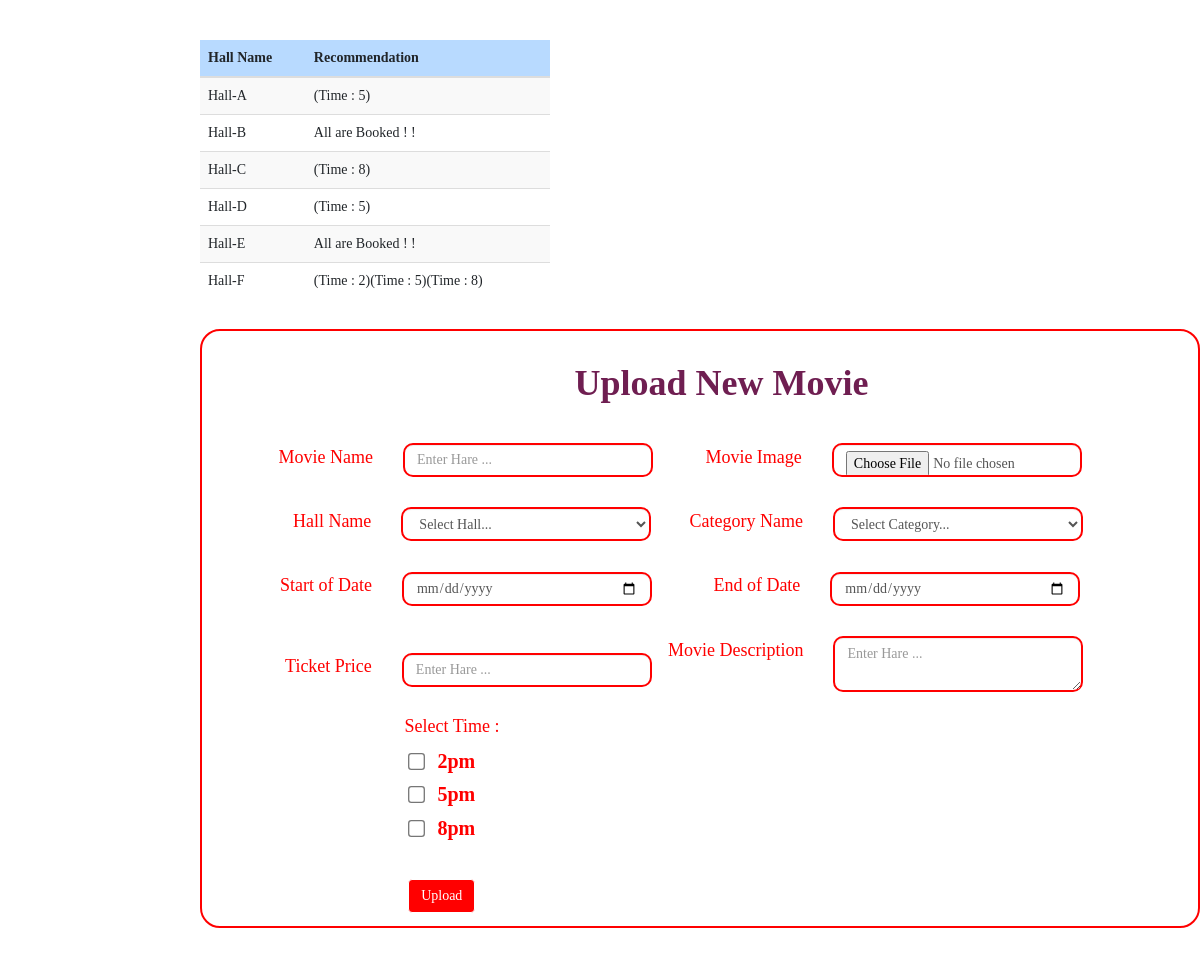
The app's page /admin.php with its own data.
### tables this page shows
CREATE TABLE `theatre` (
  `id` int(20) NOT NULL,
  `name` varchar(100) NOT NULL,
  `seat_count` int(200) NOT NULL,
  `hall_id` varchar(1000) NOT NULL,
  `status` varchar(1000) NOT NULL DEFAULT '0'
);

### admin.php (the view, shortened to what this page needs)
<!DOCTYPE html>
<html>
<head>
    <link rel="stylesheet" href="https://cdnjs.cloudflare.com/ajax/libs/font-awesome/4.7.0/css/font-awesome.min.css">
    <link rel="stylesheet" href="https://maxcdn.bootstrapcdn.com/bootstrap/4.5.2/css/bootstrap.min.css">
	<link rel="stylesheet" href="https://cdnjs.cloudflare.com/ajax/libs/font-awesome/4.7.0/css/font-awesome.min.css">
	<link rel="stylesheet" href="https://use.fontawesome.com/releases/v5.15.4/css/all.css">
	<link rel="stylesheet" href="https://maxcdn.bootstrapcdn.com/bootstrap/3.3.7/css/bootstrap.min.css">
<head>
<body>
<div class="img">
<br><br>
<table class="table table-striped">
<thead>
    <tr  class="table-primary">
      <th scope="col">Hall Name</th>
	  <th scope="col">Recommendation</th>
    </tr>
</thead>
<tbody>
<?php
$connection=mysqli_connect("localhost","root","","theater");
$hall="select name from theatre";
$hall1=mysqli_query($connection,$hall);
while($row=mysqli_fetch_array($hall1))
{
	?>
<tr>
<?php
 $h_name=$row['name'];
$query="select h_name, SUM(time_2) as time_2 , Sum(time_5) as time_5 , Sum(time_8) as time_8 from movie where h_name='$h_name'";
$query1=mysqli_query($connection,$query);
while($row=mysqli_fetch_array($query1))
{
	?>
	<td><?php echo $row['h_name'];?></td>
	<td>
	<?php
	for($i=2;$i<=8;$i=$i+3)
	{
		if($row['time_'.$i]==0)
	    {
		 echo "(Time : ".$i.")";
	    }
	}
	?>
	<?php
	if($row['time_2']>0 && $row['time_5']>0 && $row['time_8']>0 )
       {
		   ?>
			<?php echo "All are Booked ! !";?>
			<?php
	   }
	   ?>
	   </td>
	<?php
}
?>
</tr>
<?php
}
?>
</tbody>
</table>
<div class="card-body">
<form action="" method="POST">
<h1 class="head"><b>Upload New Movie</b></h1><br>
<span class="span1"><div class="form-group row">
<label for="m_name" class="col-md-5 col-form-label text-md-right"><b><h4>Movie Name</h4></b></label>
<div class="col-md-7">
<input type="text"    placeholder="Enter Hare ..." class="form-control" name="m_name"   required>
</div>
</div></span>
<span class="span2"><div class="form-group row">
<label for="m_img" class="col-md-5 col-form-label text-md-right"><b><h4>Movie Image</h4></b></label>
<div class="col-md-7">
<input type="file"    placeholder="Enter Hare ..." class="form-control" name="m_img"    required>
</div>
</div></span>
<span class="span3"><div class="form-group row">
<label for="h_name" class="col-md-5 col-form-label text-md-right"><b><h4>Hall Name</h4></b></label>
<div class="col-md-7">
<select  class="form-control" name="h_name"   >
<option  value="">Select Hall...</option>
</select>
</div>
</div></span>
<span class="span4"><div class="form-group row">
<label for="h_name" class="col-md-5 col-form-label text-md-right"><b><h4>Category Name</h4></b></label>
<div class="col-md-7">
<select  class="form-control" name="c_name"    required>
<option  value="">Select Category...</option>
</select>
</div>
</div></span>
<span class="span5"><div class="form-group row">
<label for="start" class="col-md-5 col-form-label text-md-right"><b><h4>Start of Date</h4></b></label>
<div class="col-md-7">
<input type="date"    placeholder="Enter Hare ..." class="form-control" name="start"    required>
</div>
</div></span>
<span class="span6"><div class="form-group row">
<label for="end" class="col-md-5 col-form-label text-md-right"><b><h4>End of Date</h4></b></label>
<div class="col-md-7">
<input type="date"    placeholder="Enter Hare ..." class="form-control" name="end"    required>
</div>
</div></span>
<span class="span7"><div class="form-group row">
<label for="price" class="col-md-5 col-form-label text-md-right"><b><h4>Ticket Price</h4></b></label>
<div class="col-md-7">
<input type="text"    placeholder="Enter Hare ..." class="form-control" name="price"    required>
</div>
</div></span>
<span class="span8"><div class="form-group row">
<label for="description" class="col-md-5 col-form-label text-md-right"><b><h4>Movie Description</h4></b></label>
<div class="col-md-7">
<textarea   placeholder="Enter Hare ..." class="form-control" name="description"    required></textarea>
</div>
</div></span><br>
<h4 class="time">Select Time : </h4>
<div class="check">
  <input class="check1" type="checkbox"  name="2pm" value="1">
  <label for="2pm">&nbsp 2pm</label><br>
  <input class="check1" type="checkbox"  name="5pm" value="1">
  <label for="5pm">&nbsp 5pm</label><br>
  <input class="check1" type="checkbox"  name="8pm" value="1">
  <label for="8pm">&nbsp 8pm</label><br><br>
</div>
<div class="form-group row mb-0">
 <div class="col-md-6 offset-md-4">
<button type="submit" name="submit" class="btn btn-primary" >
Upload
</button>
</div>
</div>
</form>
</div>
</div>
</body>
</html>

### admin.php (style rules this page uses)
body { font-family:Times, "Times New Roman", Georgia, serif;) background-size: cover; background-repeat:No-repeat; overflow:auto; -webkit-background-size: cover; -moz-background-size: cover; -o-background-size: cover; height:1200px; font-family:Times, "Times New Roman", Georgia, serif; }
.card-body { color:red; margin-top:30px; margin-left:200px; width:1000px; border:2px solid red; border-radius:20px; }
.btn-primary { background-color:red; color:white; border:1px solid white; margin-left:-140px; }
.img::before { background-image: url("theather1.jpg"); background-size: cover; position: absolute; height:850px; top: 0px; right: 0px; bottom: 0px; left: 0px; background-repeat:No-repeat; overflow:auto; opacity:0.6; }
.form-control { margin-top:10px; border:2px solid red; border-radius:10px; width:250px; }
.row { font-size:25px; }
.span1 { display:inline-block; margin-left:20px; }
.span2 { display:inline-block; margin-left:50px; }
.span3 { display:inline-block; margin-left:25px; }
.span4 { display:inline-block; margin-left:55px; }
.span5 { display:inline-block; margin-left:20px; }
.span6 { display:inline-block; margin-left:55px; }
.span7 { display:inline-block; margin-left:22px; }
.span8 { display:inline-block; margin-left:41px; }
.head { margin-left:360px; color:#6F1E51; }
.check { margin-left:195px; font-size:20px; }
.check1 { transform: scale(130%,130%); }
.time { margin-left:190px; }
.table-striped { width:350px; margin-left:200px; }

### records on screen
theatre: h_name "Hall-A", i "5"
theatre: h_name "Hall-B"
theatre: h_name "Hall-C", i "8"
theatre: h_name "Hall-D", i "5"
theatre: h_name "Hall-E"
theatre: h_name "Hall-F", i "2", i "5", i "8"
